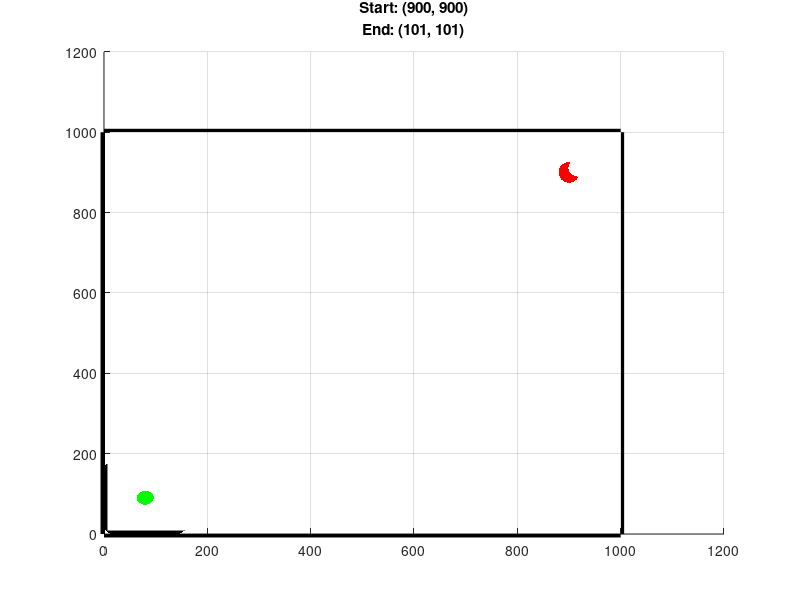
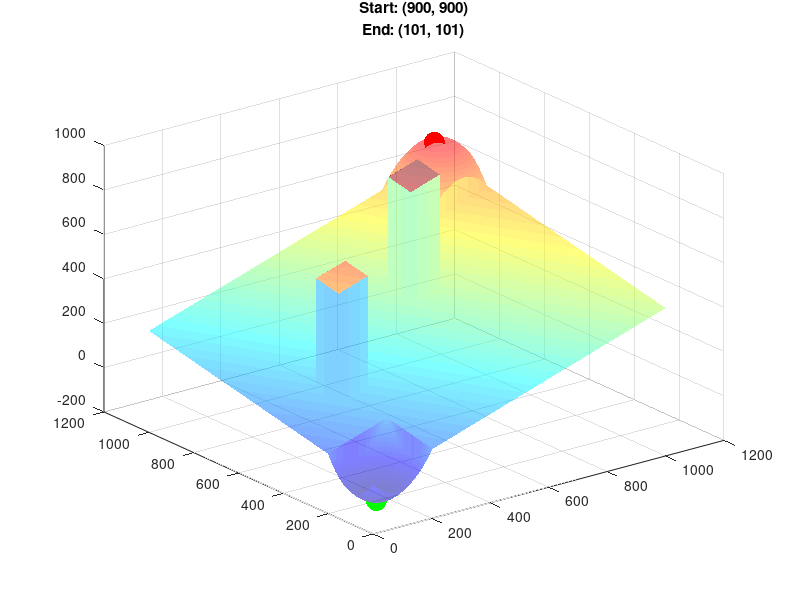

Write the MATLAB code that produced these figures, in order. (Note: this script raises an error after producing the figures.)
%% Amanda Dings
% CS 534 Project
% Creating objective matrix which represents a 2D obstacle course

clc; clear variables; close all;
%% Step 1 Create a "simple" objective fn
% i.e. a function which represents an empty obstacle field

% Create 2D representation of the field we want
% Define start and end nodes
start_loc = [900,900];  % starting point (mm)
%end_loc   = [101,101];  % ending point   (mm)  
end_loc = [80,90];

% Define the domain
x = 1:1001;
y = 1:1001;
[X,Y] = meshgrid(x,y);

% Define the overal slope of the plane
field = (200/450).*X+(200/850).*Y+20;

% Make a "hill" at the start node
x = -101:101;
y = -101:101;
[x_hill, y_hill] = meshgrid(x,y);
hill = -0.01.*x_hill.^2 -0.01.*y_hill.^2;
field(799:1001,799:1001) = field(799:1001,799:1001)+hill+204.020;

% Make a "valley" at the end node
valley = 0.01.*x_hill.^2 + 0.01*y_hill.^2;
field(1:203,1:203) = field(1:203,1:203)+valley-204.020;

% Plot the field we end up with
colormap(jet)
surf(field,'edgealpha',0.1,'facealpha',0.0)
title(sprintf('Start: (900, 900)\nEnd: (101, 101)'))
hold on

% Emphasize the starting and ending points
plot3(start_loc(1),start_loc(2),field(start_loc(1),start_loc(2)),...
    '.r','markersize',45)
plot3(end_loc(1),end_loc(2),field(end_loc(1),end_loc(2)), ...
    '.g','markersize',45)

% Save field to disk
%save('no_obstacles.mat', 'field')  % note: minimum is at (90,80)!
                                    %       maximum is at (912,922)

% Create 2D representation of the field
view(2)
plot3([1000 1000],[0 1000], [0,0],'-k','linewidth',5)
plot3([0 1000],[1000 1000], [0,0],'-k','linewidth',5)
plot3([0 0],[0 1000], [0,0],'-k','linewidth',5)
plot3([0 1000],[0 0], [0,0],'-k','linewidth',5)
%% Step 2 Create an objective fn with obstacles
obs = 500*ones(101);  % a rectangular prism, 101x101x500
field(350:450,150:250) = field(350:450,150:250) + obs; % center: (200,400)
field(550:650,550:650) = field(550:650,550:650) + obs; % center: (600,600)

% Plot the field we end up with
figure
colormap(jet)
s=surf(field,'edgealpha',0.1,'facealpha',0.5)%,'facealpha',0.2)
title(sprintf('Start: (900, 900)\nEnd: (101, 101)'));
hold on

% Emphasize the starting and ending points
plot3(start_loc(1),start_loc(2),field(start_loc(1),start_loc(2)),...
    '.r','markersize',45)
plot3(end_loc(1),end_loc(2),field(end_loc(1),end_loc(2)), ...
    '.g','markersize',45)

% save field to disk
%save('some_obstacles.mat','field')
r = rectangle('position',[150,350,100,100]);
r.FaceColor='k'
r = rectangle('position',[550,550,100,100])
r.FaceColor='k'
view(2)
plot3([1000 1000],[0 1000], [0,0],'-k','linewidth',5)
plot3([0 1000],[1000 1000], [0,0],'-k','linewidth',5)
plot3([0 0],[0 1000], [0,0],'-k','linewidth',5)
plot3([0 1000],[0 0], [0,0],'-k','linewidth',5)


%% Make plots of results
% using kirsten's data but eventually it will be averaged among us all
% sma_some_obstacles_x = [900 ...        
% 870 ...        
% 840 ...        
% 810 ...        
% 780 ...        
% 750 ...        
% 720 ...        
% 690 ...        
% 660 ...        
% 630 ...        
% 600.03481727 ...
% 570.03481727 ...
% 564.22174549 ...
% 547.62415323 ...
% 547.6129997  ...
% 547.62766052 ...
% 547.61933952 ...
% 517.61933952 ...
% 547.61933952 ...
% 517.61933952 ...
% 547.61933952 ...
% 549.41829513 ...
% 519.41829513 ...
% 489.41829513 ...
% 459.41829513 ...
% 429.41829513 ...
% 399.41829513 ...
% 369.41829513 ...
% 339.41829513 ...
% 309.41829513 ...
% 279.41829513 ...
% 249.41829513 ...
% 219.41829513 ...
% 189.41829513 ...
% 159.41829513 ...
% 129.41829513 ...
%  99.41829513 ...
%  78.77167991 ...
%  78.74099372 ...
%  78.78083856 ...
%  78.71598618];
% sma_some_obstacles_y =  [900 ...        
% 870 ...        
% 840 ...        
% 810 ...        
% 780 ...        
% 750 ...        
% 720 ...        
% 690 ...        
% 660 ...        
% 650.3699478 ...
% 650.38623153 ...
% 650.37498955 ...
% 650.37358801 ...
% 620.37358801 ...
% 590.37358801 ...
% 560.84506948 ...
% 556.41871221 ...
% 526.41871221 ...
% 549.38165171 ...
% 519.38165171 ...
% 549.38165171 ...
% 547.60419331 ...
% 517.60419331 ...
% 487.60419331 ...
% 457.60419331 ...
% 427.60419331 ...
% 397.60419331 ...
% 367.60419331 ...
% 337.60419331 ...
% 307.60419331 ...
% 277.60419331 ...
% 247.60419331 ...
% 217.60419331 ...
% 187.60419331 ...
% 157.60419331 ...
% 127.60419331 ...
%  97.60419331 ...
%  89.19893583 ...
%  89.15413635 ...
%  89.11685322 ...
%  89.27637184];
% sma_some_obstacles_z = interp2(field,sma_some_obstacles_x, sma_some_obstacles_y); % 2d table lookup
% plot3(sma_some_obstacles_x, sma_some_obstacles_y, sma_some_obstacles_z, '.-b',...
%     'LineWidth',5,'MarkerSize',5)

gwo_some_obs_x = [900 ...
850 ... 850. ]
800 ... 800. ]
750 ... 750. ]
700 ... 700. ]
650 ... 650. ]
650.35535805 ...
650.39509171 ...
600.39509171 ...
551.1247741  ...
577.12423032 ...
527.12423032 ...
477.12423032 ...
427.12423032 ...
377.12423032 ...
327.12423032 ...
277.12423032 ...
227.12423032 ...
177.12423032 ...
127.12423032 ...
 78.8419188  ...
 78.56867151 ...
 78.78970391 ...
 78.57595255 ...
 78.89019555 ...
 78.78551631];

gwo_some_obs_y = [900 ...
850 ...
800 ...
750 ...
700 ...
650 ...
600 ...
578.76789605 ...
547.62351634 ...
547.62244005 ...
547.60183298 ...
497.60183298 ...
447.60183298 ...
397.60183298 ...
347.60183298 ...
297.60183298 ...
247.60183298 ...
197.60183298 ...
147.60183298 ...
97.60183298 ...
89.22918143 ...
89.57365659 ...
 89.28481309 ...
 89.16656317 ...
 89.22968895 ...
 89.28016602];

gwo_some_obs_z = interp2(field,gwo_some_obs_x, gwo_some_obs_y); % 2d table lookup
plot3(gwo_some_obs_x, gwo_some_obs_y, gwo_some_obs_z, '.-b',...
     'LineWidth',5,'MarkerSize',5)


%view(3)
%s.FaceAlpha=0.5;
%s.EdgeAlpha=0.1;






%% Data & shit
% some_obstacles results (SMA)
% Global Best Solution:
% [78.85679782 89.22777493]
% <class 'numpy.ndarray'>
% [[900.         900.        ]
%  [800.         800.        ]
%  [700.         700.        ]
%  [600.         650.37134488]
%  [500.         550.37134488]
%  [400.         450.37134488]
%  [300.         350.37134488]
%  [200.         250.37134488]
%  [100.         150.37134488]
%  [ 78.97384695  88.95362632]
%  [ 78.73103306  89.04949513]]
% Total Distance: [1592.24828161]
% Original SMA Best Fit: [-121.00895831]
% SMA Time Elapsed:  70.45086739499999

% some_obstacles results (GWO)
% Global Best Solution:
% [78.62909453 89.57857042]
% <class 'numpy.ndarray'>
% [[900.         900.        ]
%  [800.         800.        ]
%  [700.         700.        ]
%  [600.         650.38897339]
%  [547.71572648 550.38897339]
%  [447.71572648 450.38897339]
%  [347.71572648 350.38897339]
%  [247.71572648 250.38897339]
%  [147.71572648 150.38897339]
%  [ 78.28813535  89.28152018]
%  [ 78.45630624  88.98213325]]
% Total Distance: [1586.04911356]
% GWO Best Fit: [-121.00762186]
% GWO Time Elapsed:  88.75591872999985